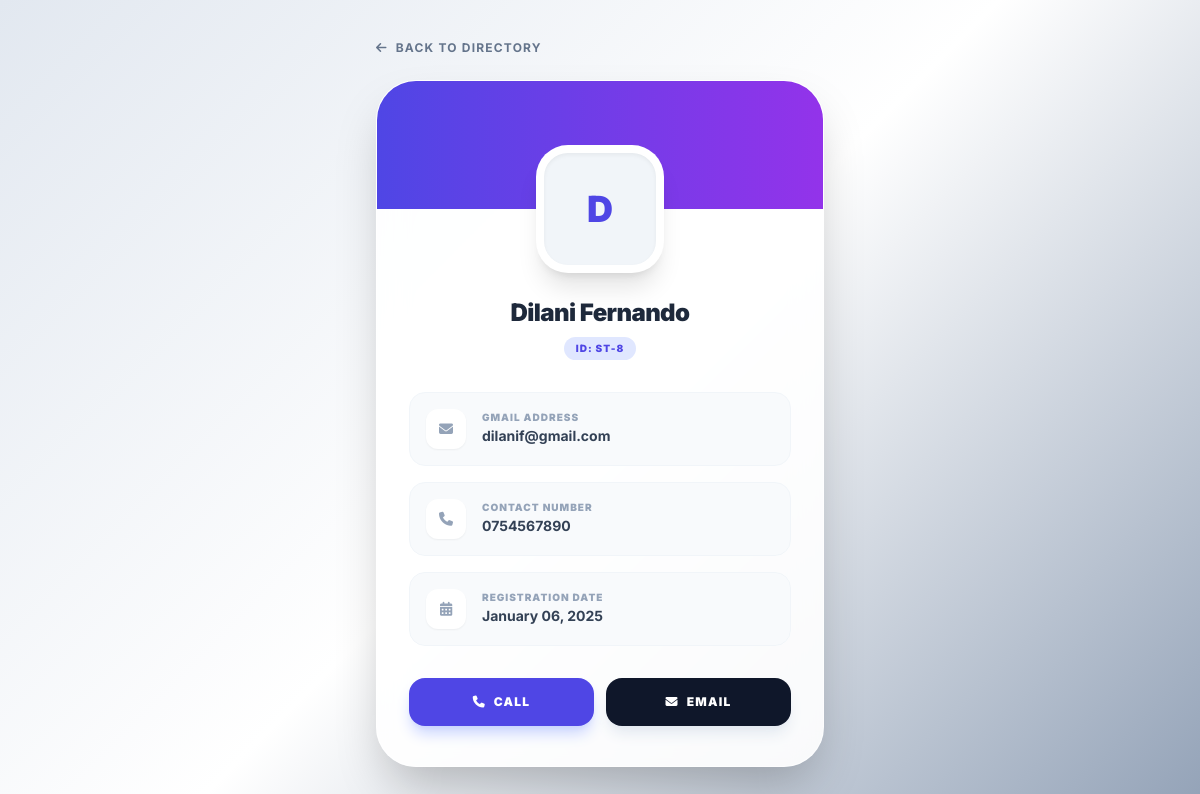
/view_student.php?id=8 (signed in), run on the app's committed database.
### tables this page shows
CREATE TABLE `student` (
  `id` int(11) NOT NULL,
  `full_name` varchar(255) NOT NULL,
  `gmail` varchar(255) NOT NULL,
  `nic_number` varchar(20) DEFAULT NULL,
  `school` varchar(100) DEFAULT NULL,
  `dob` date DEFAULT NULL,
  `address` text DEFAULT NULL,
  `contact_number` varchar(20) NOT NULL,
  `town` varchar(255) DEFAULT NULL,
  `password` varchar(255) NOT NULL DEFAULT '123456789',
  `profile_pic` varchar(255) DEFAULT 'default_st.png',
  `created_at` timestamp NOT NULL DEFAULT current_timestamp(),
  `status` varchar(20) DEFAULT 'pending'
);

### view_student.php (the view, shortened to what this page needs)
<?php
include 'config.php';
$student_id = mysqli_real_escape_string($conn, $_GET['id']);
$sql = "SELECT * FROM student WHERE id = '$student_id'";
$result = $conn->query($sql);
$student = $result->fetch_assoc();
?>
<!DOCTYPE html>
<html lang="en">
<head>
    <script src="https://cdn.tailwindcss.com"></script>
    <link rel="stylesheet" href="https://cdnjs.cloudflare.com/ajax/libs/font-awesome/6.4.0/css/all.min.css">
</head>
<body class="flex items-center justify-center min-h-screen p-5">
    <div class="max-w-md w-full">
        <a href="student_info.php" class="inline-flex items-center gap-2 text-slate-500 font-bold text-xs uppercase tracking-widest mb-6 hover:text-indigo-600 transition-colors">
            <i class="fas fa-arrow-left"></i> Back to Directory
        </a>
        <div class="glass-card shadow-2xl overflow-hidden relative">
            <div class="px-8 pb-10">
                <div class="relative -mt-16 mb-6">
                    <div class="w-32 h-32 bg-white rounded-[2rem] p-2 shadow-xl mx-auto">
                        <div class="w-full h-full bg-slate-100 rounded-[1.5rem] flex items-center justify-center text-indigo-600 text-4xl font-black shadow-inner">
                            <?= strtoupper(substr($student['full_name'], 0, 1)) ?>
                        </div>
                    </div>
                </div>
                <div class="text-center mb-8">
                    <h2 class="text-2xl font-black text-slate-800 tracking-tight"><?= $student['full_name'] ?></h2>
                    <span class="inline-block bg-indigo-100 text-indigo-600 text-[10px] font-black uppercase tracking-widest px-3 py-1 rounded-full mt-2">
                        ID: ST-<?= $student['id'] ?>
                    </span>
                </div>
                <div class="space-y-4">
                    <div class="flex items-center gap-4 p-4 bg-slate-50 rounded-2xl border border-slate-100">
                        <div class="w-10 h-10 bg-white rounded-xl flex items-center justify-center text-slate-400 shadow-sm">
                            <i class="fas fa-envelope text-sm"></i>
                        </div>
                        <div>
                            <p class="text-[10px] font-black text-slate-400 uppercase tracking-widest leading-none mb-1">Gmail Address</p>
                            <p class="text-sm font-bold text-slate-700"><?= $student['gmail'] ?></p>
                        </div>
                    </div>
                    <div class="flex items-center gap-4 p-4 bg-slate-50 rounded-2xl border border-slate-100">
                        <div class="w-10 h-10 bg-white rounded-xl flex items-center justify-center text-slate-400 shadow-sm">
                            <i class="fas fa-phone text-sm"></i>
                        </div>
                        <div>
                            <p class="text-[10px] font-black text-slate-400 uppercase tracking-widest leading-none mb-1">Contact Number</p>
                            <p class="text-sm font-bold text-slate-700"><?= $student['contact_number'] ?></p>
                        </div>
                    </div>
                    <div class="flex items-center gap-4 p-4 bg-slate-50 rounded-2xl border border-slate-100">
                        <div class="w-10 h-10 bg-white rounded-xl flex items-center justify-center text-slate-400 shadow-sm">
                            <i class="fas fa-calendar-alt text-sm"></i>
                        </div>
                        <div>
                            <p class="text-[10px] font-black text-slate-400 uppercase tracking-widest leading-none mb-1">Registration Date</p>
                            <p class="text-sm font-bold text-slate-700"><?= date('F d, Y', strtotime($student['created_at'])) ?></p>
                        </div>
                    </div>
                </div>
                <div class="grid grid-cols-2 gap-3 mt-8">
                    <a href="tel:<?= $student['contact_number'] ?>" class="flex items-center justify-center gap-2 py-4 bg-indigo-600 text-white rounded-2xl font-black text-xs uppercase tracking-widest hover:bg-indigo-700 transition-all shadow-lg shadow-indigo-200">
                        <i class="fas fa-phone"></i> Call
                    </a>
                    <a href="mailto:<?= $student['gmail'] ?>" class="flex items-center justify-center gap-2 py-4 bg-slate-900 text-white rounded-2xl font-black text-xs uppercase tracking-widest hover:bg-black transition-all shadow-lg shadow-slate-200">
                        <i class="fas fa-envelope"></i> Email
                    </a>
                </div>
            </div>
        </div>
    </div>
</body>
</html>

### view_student.php (style rules this page uses)
body { font-family: 'Inter', sans-serif; background: linear-gradient(135deg, #e2e8f0 0%, #ffffff 50%, #94a3b8 100%); background-attachment: fixed; min-height: 100vh; }
.glass-card { background: rgba(255, 255, 255, 0.9); backdrop-filter: blur(15px); border: 1px solid rgba(255, 255, 255, 0.6); border-radius: 2.5rem; }

### data on the page
student: full_name "D", full_name "Dilani Fernando", id "8", gmail "dilanif@gmail.com", contact_number "0754567890", created_at "January 06, 2025"
